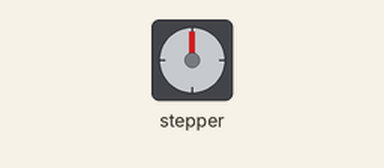
This sketch was run on a simulated Arduino Uno, built with avr-gcc and run on an emulated ATmega328P. Parts: stepper motor. Wiring (inferred from the names in the program): stepper motor driver (200 steps per turn assumed): step pin 3; direction pin 2.

Above: at 0.05 s.
At 0.65 s:
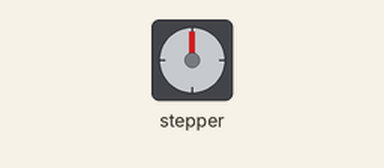
At 1.85 s:
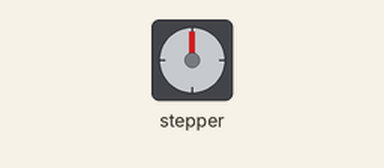
At 3.55 s:
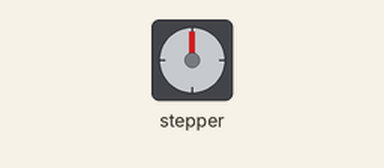
Timing chart, 0 to 8.3 s (numbered marks = the images above):
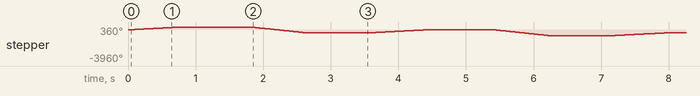

Measured:
- by itself, stepper: turns 360° clockwise in 0.78 s, then 720° counter-clockwise in 0.80 s, repeating every 3.6 s

The sketch:

test1.ino
```cpp
/*
  Stepper Motor Demonstration 4
  Stepper-Demo4.ino
  Demonstrates NEMA 17 Bipolar Stepper with A4988 Driver

  DroneBot Workshop 2018
  https://dronebotworkshop.com
*/

// Define Constants

// Connections to A4988
const int dirPin = 2;  // Direction
const int stepPin = 3; // Step

// Motor steps per rotation
const int STEPS_PER_REV = 200;

void setup() {

  // Setup the pins as Outputs
  pinMode(stepPin,OUTPUT);
  pinMode(dirPin,OUTPUT);
}
void loop() {

  // Set motor direction clockwise
  digitalWrite(dirPin,HIGH);

  // Spin motor one rotation slowly
  for(int x = 0; x < STEPS_PER_REV; x++) {
    digitalWrite(stepPin,HIGH);
    delayMicroseconds(2000);
    digitalWrite(stepPin,LOW);
    delayMicroseconds(2000);
  }

  // Pause for one second
  delay(1000);

  // Set motor direction counterclockwise
  digitalWrite(dirPin,LOW);

  // Spin motor two rotations quickly
  for(int x = 0; x < (STEPS_PER_REV * 2); x++) {
    digitalWrite(stepPin,HIGH);
    delayMicroseconds(1000);
    digitalWrite(stepPin,LOW);
    delayMicroseconds(1000);
  }

  // Pause for one second
  delay(1000);
}
```
